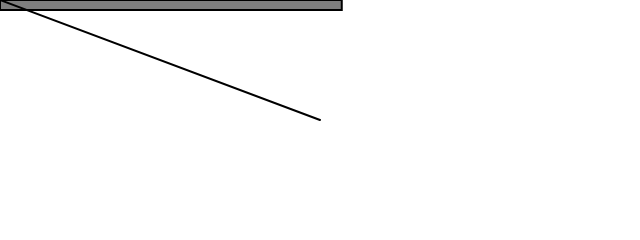
Frame 1 (no input)
Frame 60 (no input): identical to frame 1, image omitted
Frame 120 (the mouse pressed at the canvas centre since frame 60): blank canvas, image omitted

The p5.js sketch that drew this single still picture (run headless with seeded random() and noise() and a simulated clock; from frame 60 on, the mouse is pressed at the canvas centre):

// p5.js sketch
// ── sketch.js
// The Nature of Code
// Daniel Shiffman
// http://natureofcode.com

// Example 1-5: Vector magnitude

function setup() {
  createCanvas(640,240);
}

function draw() {
  background(255);

  let mouse = createVector(mouseX,mouseY);
  let center = createVector(width/2,height/2);
  mouse.sub(center);

  let m = mouse.mag();
  fill(127);
  stroke(0);
  strokeWeight(2);
  rect(0,0,m,10);

  translate(width/2,height/2);
  line(0,0,mouse.x,mouse.y);
}
